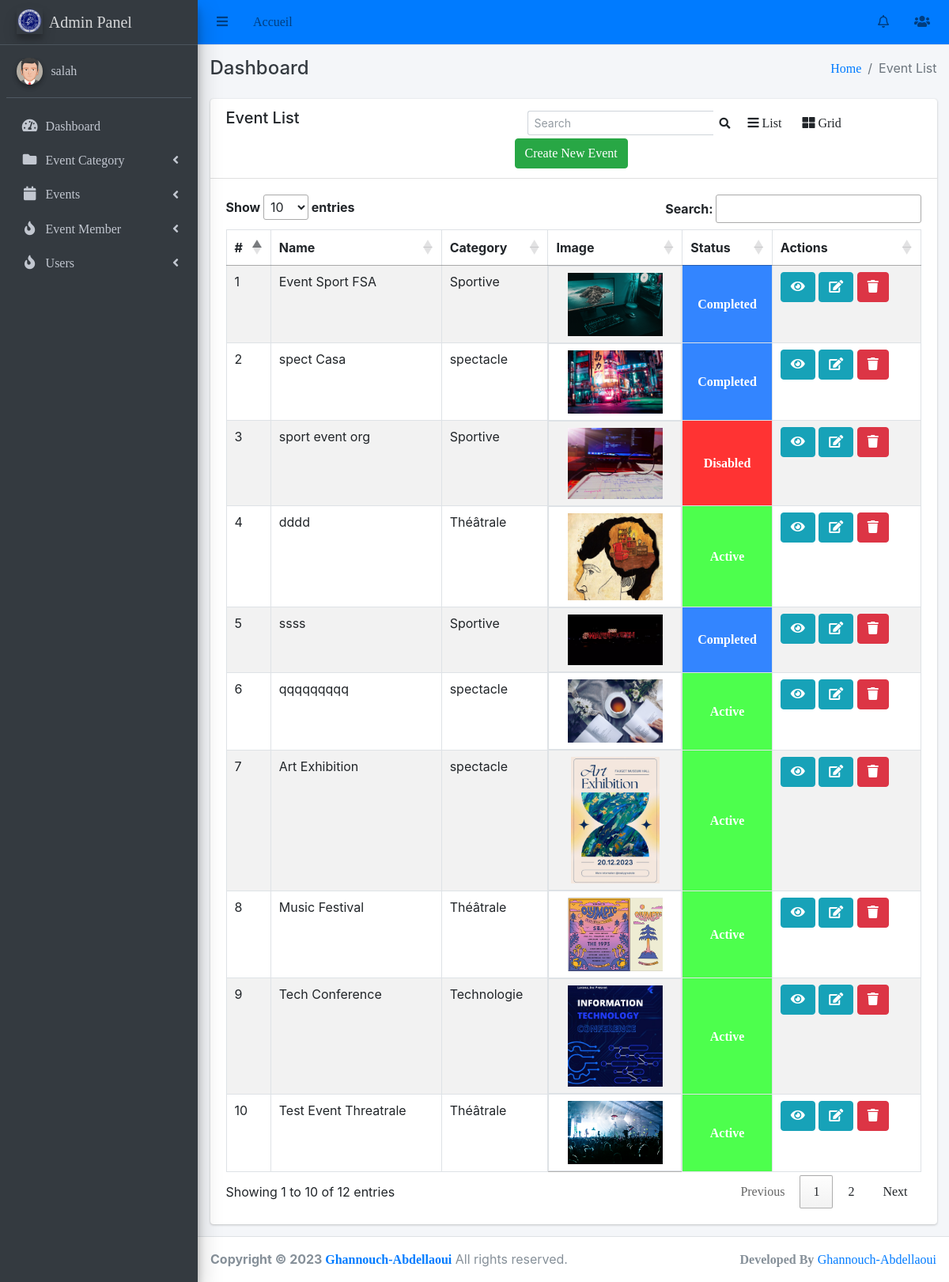
The page /events/event-list/ (signed in) on the database its author committed.
### events/models.py (models this page shows, shortened)
class Event(models.Model):
    category = models.ForeignKey(EventCategory, on_delete=models.CASCADE)
    name = models.CharField(max_length=255, unique=True)
    description = RichTextUploadingField()
    job_category = models.ForeignKey(JobCategory, on_delete=models.CASCADE)
    select_scheduled_status = (
        ('yet to scheduled', 'Yet to Scheduled'),
        ('scheduled', 'Scheduled')
    )
    scheduled_status = models.CharField(max_length=25, choices=select_scheduled_status)
    venue = models.CharField(max_length=255)
    start_date = models.DateField()
    end_date = models.DateField()
    location = LocationField()
    maximum_attende = models.PositiveIntegerField()
    created_user = models.ForeignKey('auth.User', on_delete=models.CASCADE, null=True, blank=True, related_name='event_created_user')
    updated_user = models.ForeignKey('auth.User', on_delete=models.CASCADE, blank=True, null=True, related_name='event_updated_user')
    created_date = models.DateField(auto_now_add=True)
    updated_date = models.DateField(auto_now_add=True)
    last_updated = models.DateTimeField(auto_now=True)
    status_choice = (
        ('disabled', 'Disabled'),
        ('active', 'Active'),
        ('deleted', 'Deleted'),
        ('time out', 'Time Out'),
        ('completed', 'Completed'),
        ('cancel', 'Cancel'),
    )
    status = models.CharField(choices=status_choice, max_length=10)
    price = models.DecimalField(max_digits=8, decimal_places=2,null=True)
    ticket = models.OneToOneField(Ticket, on_delete=models.CASCADE, null=True,  blank=True)

class EventCategory(models.Model):
    name = models.CharField(max_length=255, unique=True)
    code = models.CharField(max_length=6, unique=True)
    created_user = models.ForeignKey('auth.User', on_delete=models.CASCADE, related_name='created_user')
    updated_user = models.ForeignKey('auth.User', on_delete=models.CASCADE, related_name='updated_user')
    created_date = models.DateField(auto_now_add=True)
    updated_date = models.DateField(auto_now_add=True)
    status_choice = (
        ('active', 'Active'),
        ('deleted', 'Deleted'),
        ('blocked', 'Blocked'),
    )
    status = models.CharField(choices=status_choice, max_length=10)
    def __str__(self):
        return self.name

class EventImage(models.Model):
    event = models.OneToOneField(Event, on_delete=models.CASCADE)
    image = models.ImageField(upload_to='event_image/')

### events/views.py (the view)
# urls.py: path('event-list/', EventListView.as_view(), name='event-list'),
class EventListView(LoginRequiredMixin, ListView):
    login_url = 'login'
    model = Event
    template_name = 'events/event_list.html'
    context_object_name = 'events'

### main/templates/events/event_list.html (shortened to what this page needs)
{% extends 'base/base.html' %}
{% block breadcrumb %}Event List{% endblock breadcrumb %}
{% block content %}
    <div class="row">
        <div class="col-md-12">
            <div class="card">
                <div class="card-header">
                    <div class="row">
                        <div class="col-md-5">
                            <h5>Event List</h5>
                        </div>
                        <div class="col-md-7">
                            <div class="row">
                                <form class="form-inline ml-3" action="{% url 'admin_events:search-event' %}" method="POST">
                                    <div class="input-group input-group-sm">
                                      <input class="form-control form-control-navbar" name="search" type="search" placeholder="Search" aria-label="Search">
                                      <div class="input-group-append">
                                        <button class="btn btn-navbar" type="submit">
                                          <i class="fas fa-search"></i>
                                        </button>
                                      </div>
                                    </div>
                                  </form>
                                <a class="btn" onclick="listView()"><i class="fa fa-bars"></i> List</a>
                                <a class="btn active" onclick="gridView()"><i class="fa fa-th-large"></i> Grid</a>
                                <a class="btn btn-success" href="{% url 'admin_events:event-create' %}">Create New Event</a>
                            </div>
                        </div>
                    </div>
                </div>
                <div class="card-body">
                      <table class="table table-striped table-bordered datatable dataTable no-footer" id="myTable" role="grid" aria-describedby="DataTables_Table_0_info" style="border-collapse: collapse !important">
                        <thead>
                            <tr role="row">
                                <th>#</th>
                                <th>Name</th>
                                <th>Category</th>
                                <th class="event_image">Image</th>
                                <th>Status</th>
                                <th>Actions</th>
                            </tr>
                        </thead>
                        <tbody>
                            {% for event in events %}
                              <tr>
                                  <td>{{ forloop.counter }}</td>
                                  <td>{{ event.name }}</td>
                                  <td>{{ event.category }}</td>
                                  <td class="event_image" style="display: flex; justify-content: center;">
                                      <img class="event_image" src="{{ event.eventimage.image.url }}" alt="Image"  style="max-width: 120px; max-height: 160px; width: auto; height: auto;">
                                  </td>
                                  <td {% if event.status == 'active' %} style="background-color: #4dff4d;font-weight: bold;text-align: center; vertical-align: middle;" {% elif event.status == 'completed' %} style="background-color: #3385ff;font-weight: bold;text-align: center; vertical-align: middle;" {% else %} style="background-color: #ff3333;font-weight: bold;text-align: center; vertical-align: middle;" {% endif %}>
                                    <a style="color:white;" href="{% url 'admin_events:update-event-status' event.id %}">{{ event.status|title }}</a>
                                  </td>
                                  <td>
                                      <a class="btn btn-info" href="{% url 'admin_events:event-detail' event.pk %}" title="view">
                                          <i class="fa fa-eye"></i>
                                      </a>
                                      <a class="btn btn-info" href="{% url 'admin_events:event-edit' event.pk %}" title="edit">
                                        <i class="fa fa-edit"></i>
                                    </a>
                                      <a class="btn btn-danger" href="{% url 'admin_events:event-delete' event.pk %}" title="delete">
                                          <i class="fa fa-trash"></i>
                                      </a>
                                  </td>
                              </tr>
                            {% endfor %}
                        </tbody>
                    </table>
                </div>
            </div>
        </div>
    </div>
{% endblock content %}

### main/templates/base/sidebar.html (shortened to what this page needs)
{% load static %}
<aside class="main-sidebar sidebar-dark-primary elevation-4">
    <a href="#" class="brand-link">
      <img src="{% static 'img/logo.png' %}" alt="Logo" class="brand-image elevation-3"
           style="opacity: .8">
          <span class="brand-text font-weight-light">Admin Panel</span>
    </a>
    <div class="sidebar">
      <div class="user-panel mt-3 pb-3 mb-3 d-flex">
        <div class="image">
          <img src="{% static 'img/avatar5.png' %}" class="img-circle elevation-2" alt="User Image">
        </div>
        <div class="info">
          <a href="{% url 'admin_events:list_user' %}" class="d-block">{{request.user}}</a>
        </div>
      </div>
      <nav class="mt-2">
        <ul class="nav nav-pills nav-sidebar flex-column" data-widget="treeview" role="menu" data-accordion="false">
          <li class="nav-item">
            <a href="{% url 'dashboard' %}" class="nav-link">
              <i class="nav-icon fas fa-tachometer-alt"></i>
              <p>
                Dashboard
              </p>
            </a>
          </li>
          <li class="nav-item has-treeview menu-close">
            <a href="#" class="nav-link">
              <i class="nav-icon fas fa-folder"></i>
              <p>
                Event Category
                <i class="right fas fa-angle-left"></i>
              </p>
            </a>
          </li>
          <li class="nav-item has-treeview menu-close">
            <a href="#" class="nav-link">
              <i class="nav-icon fas fa-calendar"></i>
              <p>
                Events
                <i class="right fas fa-angle-left"></i>
              </p>
            </a>
          </li>
          <li class="nav-item has-treeview menu-close">
            <a href="#" class="nav-link">
              <i class="nav-icon fas fa-fire"></i>
              <p>
                Event Member
                <i class="right fas fa-angle-left"></i>
              </p>
            </a>
          </li>
          <li class="nav-item has-treeview menu-close">
            <a href="#" class="nav-link">
              <i class="nav-icon fas fa-fire"></i>
              <p>
                Users
                <i class="right fas fa-angle-left"></i>
              </p>
            </a>
          </li>
        </ul>
      </nav>
    </div>
  </aside>

### rows shown on the page
Event: name "Event Sport FSA", category "Sportive", eventimage.image (picture), status "Completed"
Event: name "spect Casa", category "spectacle", eventimage.image (picture), status "Completed"
Event: name "sport event org", category "Sportive", eventimage.image (picture), status "Disabled"
Event: name "dddd", category "Théâtrale", eventimage.image (picture), status "Active"
Event: name "ssss", category "Sportive", eventimage.image (picture), status "Completed"
Event: name "qqqqqqqqq", category "spectacle", eventimage.image (picture), status "Active"
Event: name "Art Exhibition", category "spectacle", eventimage.image (picture), status "Active"
Event: name "Music Festival", category "Théâtrale", eventimage.image (picture), status "Active"
Event: name "Tech Conference", category "Technologie", eventimage.image (picture), status "Active"
Event: name "Test Event Threatrale", category "Théâtrale", eventimage.image (picture), status "Active"

### other values the page prints
{{ request.user }} "salah"
